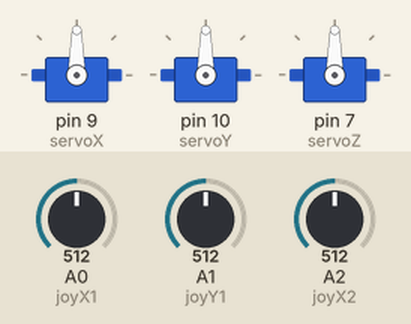
A sketch run on a simulated Arduino Uno, built with avr-gcc and run on an emulated ATmega328P. On the bench: 3 × servo. The inputs (shaded band) are chosen by the test bench; at power-on: A0 (joyX1) = 512, A1 (joyY1) = 512, A2 (joyX2) = 512.

Above: at 1.2 s.
1.3 s: A0 (joyX1) set to 900
At 2.8 s:
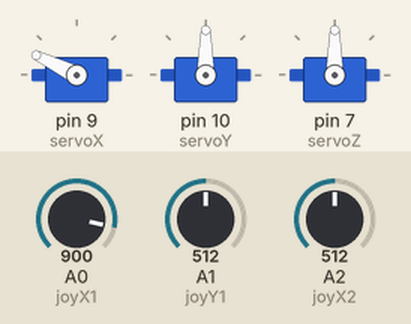
3.1 s: A1 (joyY1) set to 716
At 3.6 s:
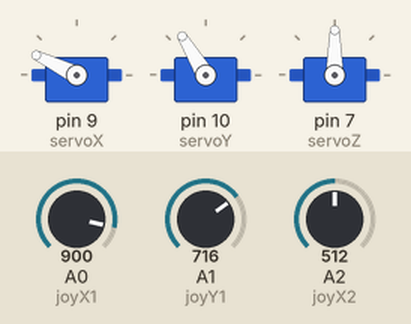
4.7 s: A2 (joyX2) set to 716
At 6.0 s:
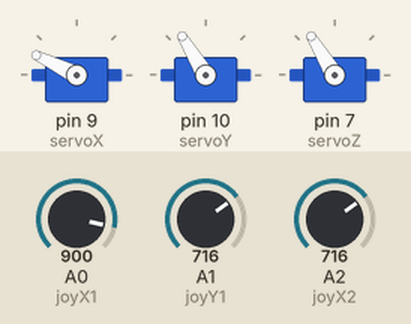
6.3 s: A1 (joyY1) set to 0
At 8.0 s:
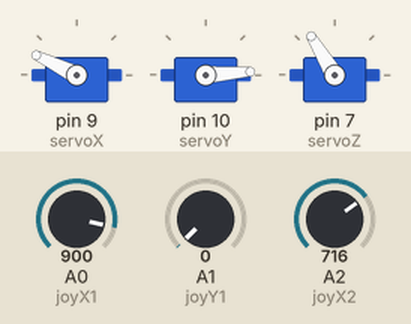
8.4 s: A1 (joyY1) set to 1023
At 10.0 s:
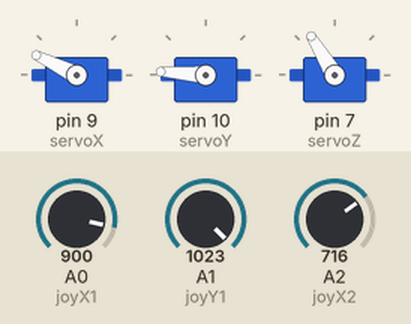
10.8 s: A0 (joyX1) set to 1023
At 11.3 s:
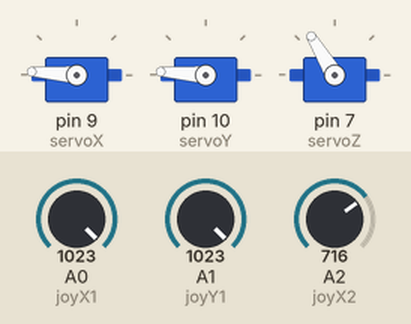
Timing chart, 0 to 13.4 s (numbered marks = the images above; inputs shaded):
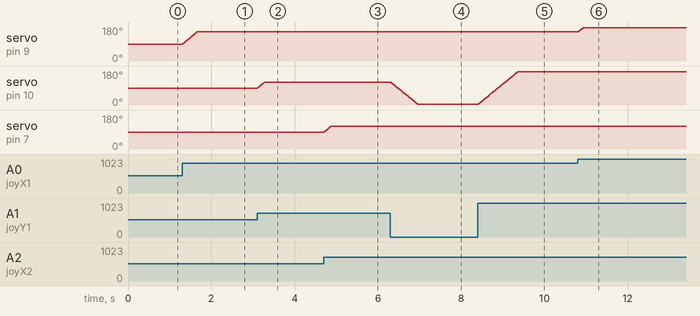

Measured:
- after the input at 1.3 s, servo on pin 9 (servoX): moves from 90° to 154° over 0.35 s, starting at once
- after the input at 3.1 s, servo on pin 10 (servoY): moves from 90° to 121° over 0.17 s, starting at once
- after the input at 4.7 s, servo on pin 7 (servoZ): moves from 90° to 121° over 0.17 s, starting at once
- after the input at 6.3 s, servo on pin 10 (servoY): moves from 121° to 4° over 0.65 s, starting at once
- after the input at 8.4 s, servo on pin 10 (servoY): moves from 4° to 176° over 0.95 s, starting at once
- after the input at 10.8 s, servo on pin 9 (servoX): 154° → 176° at once

The sketch:

servo_motor-pick.ino
```cpp
#include <Servo.h>

Servo servoX;
Servo servoY;
Servo servoZ;

int joyX1 = A0;
int joyY1 = A1;
int joyX2 = A2; // جويستيك الثاني (محور X فقط)

int currentX = 90;
int currentY = 90;
int currentZ = 90;

int deadZone = 4;
int stepDelay = 5;

void setup() {
  servoX.attach(9);
  servoY.attach(10);
  servoZ.attach(7);  // السيرفو الثالث

  servoX.write(currentX);
  servoY.write(currentY);
  servoZ.write(currentZ);
}

void loop() {
  int valX1 = analogRead(joyX1);
  int valY1 = analogRead(joyY1);
  int valX2 = analogRead(joyX2);  // قراءة الجويستيك الثاني

  int targetX = map(valX1, 0, 1023, 0, 180);
  int targetY = map(valY1, 0, 1023, 0, 180);
  int targetZ = map(valX2, 0, 1023, 0, 180);

  // حركة السيرفو X
  if (abs(targetX - currentX) > deadZone) {
    currentX += (targetX > currentX) ? 1 : -1;
    servoX.write(currentX);
  }

  // حركة السيرفو Y
  if (abs(targetY - currentY) > deadZone) {
    currentY += (targetY > currentY) ? 1 : -1;
    servoY.write(currentY);
  }

  // حركة السيرفو Z
  if (abs(targetZ - currentZ) > deadZone) {
    currentZ += (targetZ > currentZ) ? 1 : -1;
    servoZ.write(currentZ);
  }

  delay(stepDelay);
}
```
